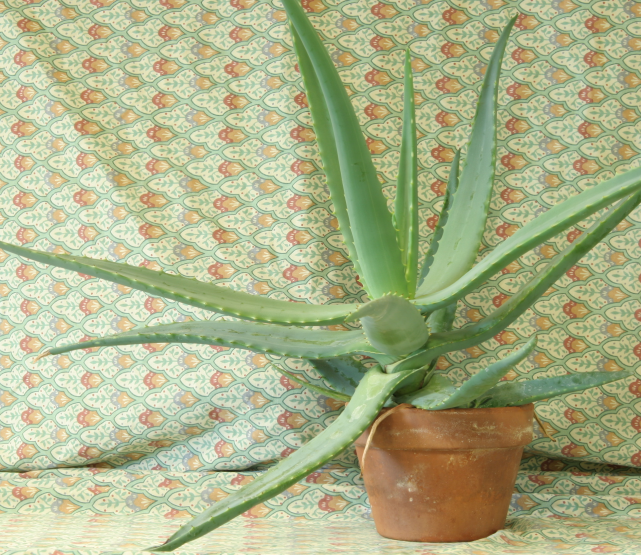
#> input picture aloe/view1.png, 1282 x 1110 px, found by its file name (shown at 1/2 size)
$ python 3Dwatermark.py
#> lines starting #> are read from the running program, lines starting #| are printed output that depends on the picture
import numpy as np
import cv2 as cv
from matplotlib import pyplot as plt
import blockmatching

# Main file
# To run use:
imgL = cv.imread('view1.png',cv.IMREAD_GRAYSCALE)
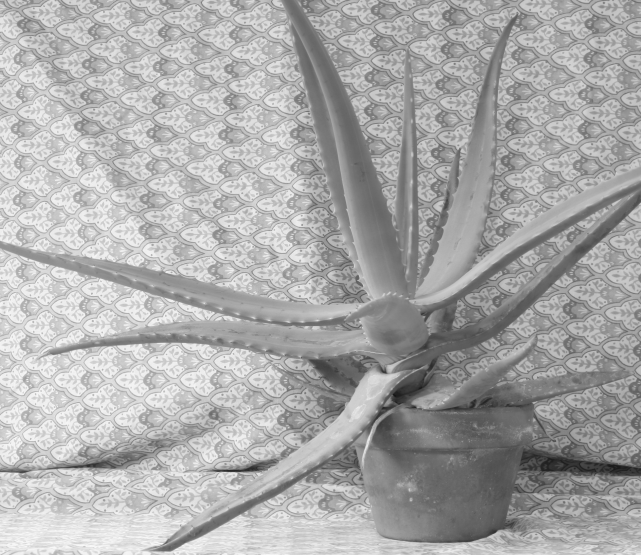
#> imgL: shape (1110, 1282) (shown at 1/2 size); min 18, max 252, mean 170.3
imgR = cv.imread('view5.png',cv.IMREAD_GRAYSCALE)
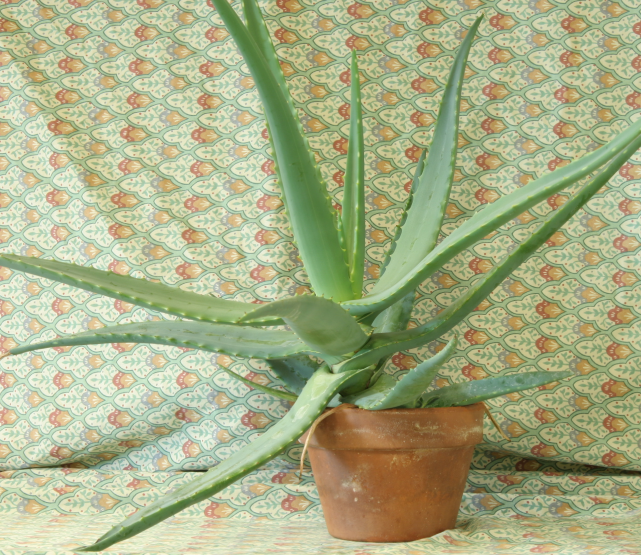
#> input picture aloe/view5.png, 1282 x 1110 px, found by its file name (shown at 1/2 size)
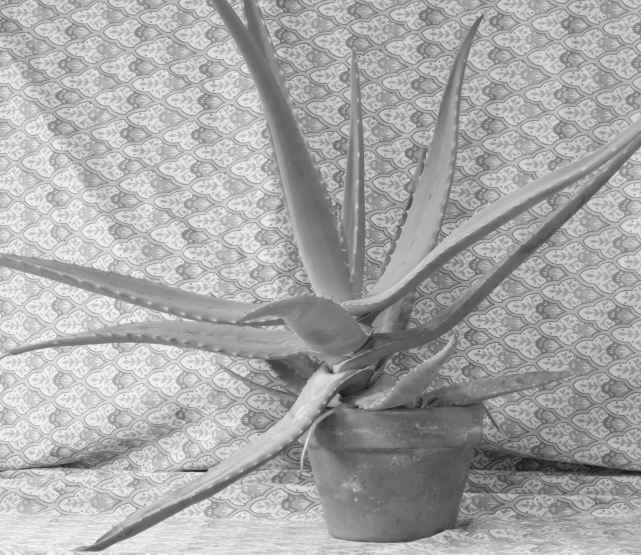
#> imgR: shape (1110, 1282) (shown at 1/2 size); min 19, max 250, mean 167.3

# Helper Function to do basic interpolation
def interpolate(dst,i,j):
     neighbours = []
     if i > 0:
          neighbours.append(dst[i-1][j])
          if j > 0:
               neighbours.append(dst[i-1][j-1])
               neighbours.append(dst[i][j-1])
          if j < len(imgL[0]) -1:
               neighbours.append(dst[i-1][j+1])
     if i < len(imgL) - 1:
          neighbours.append(dst[i+1][j])
          if j > 0:
               neighbours.append(dst[i+1][j-1])
          if j < len(imgL[0]) -1:
               neighbours.append(dst[i][j+1])
               neighbours.append(dst[i+1][j+1])
     return neighbours

# Step 1 Generate Disparity Map
#stereo = cv.StereoSGBM_create(numDisparities=16, blockSize=5)   # StereoSGBM
#disparity = stereo.compute(imgL,imgR) #

disparity = cv.imread('disp5.png',cv.IMREAD_GRAYSCALE) #just load good disparity map
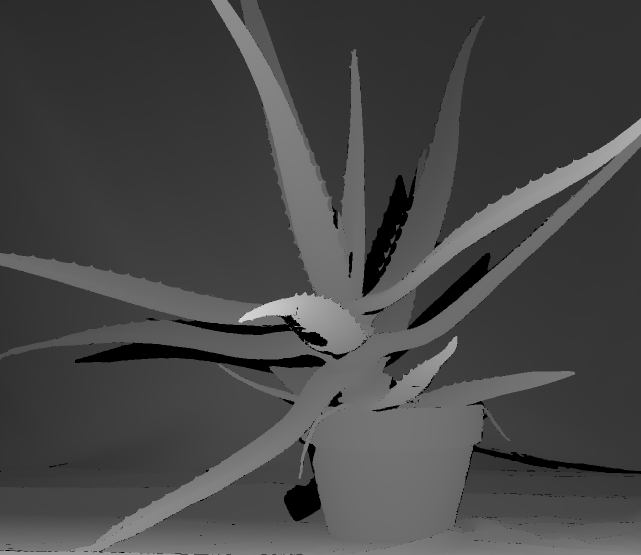
#> input picture aloe/disp5.png, 1282 x 1110 px, found by its file name (shown at 1/2 size)
#> disparity is the input picture: shape (1110, 1282); min 0, max 211, mean 70.2

# Step 2 Embed Watermark
#embed = blockmatching.disparityMap(imgL,dst)
embed = cv.imread('S.png',cv.IMREAD_GRAYSCALE) # change watermark here, make sure it is of appropriate size (< 1/5)

#> (the run stopped early here; a loop or call above may not have finished)
